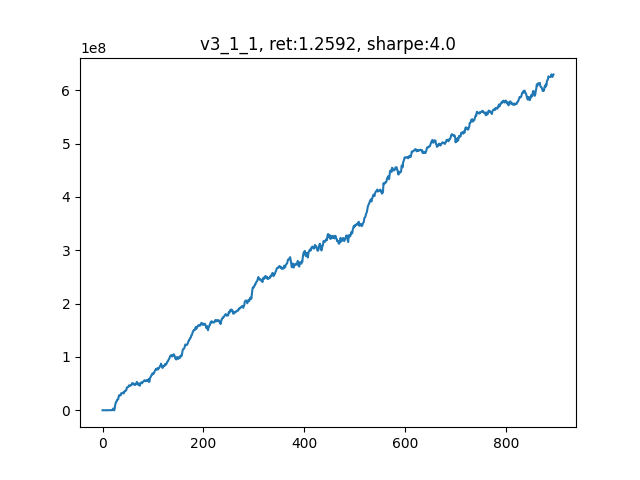

Reproduce this figure in Python.
'''
v_3_1

四因子 + Alpha101，去除相关性>0.3的，剩余8个因子
因子等权重组合
居然没看到，之前一直在用因子正交分解...
'''

from __future__ import print_function
import logging


import os
import time
import numpy as np
import pandas as pd
import matplotlib.pyplot as plt

import scipy.optimize as sco
from sklearn import preprocessing
from sklearn.linear_model import LinearRegression

import threading
import multiprocessing as mp
from concurrent.futures import ProcessPoolExecutor, as_completed


import warnings
warnings.filterwarnings("ignore")



############################ Define our factors ####################################### 

def SixDayRS(data):
    '''
    六日收益率反转
    '''
    t = 6                           # 需要6天的历史数据
    close = data[:, 5]              # 股票N天的close数据    
    # return (-(close[-1]/close[-t] - 1), _index)
    return -(close[-1]/close[-t] - 1)

###############################   Alpha 101   ##############################
def Alpha6(data):
    _open = pd.Series(data[:, 2])                  # 开盘价
    volume = pd.Series(data[:, 6])                 # 股票N天的volume数据
    alpha6 = _open.rolling(window=10).corr(volume) # 需要10天的历史数据
    return -1*alpha6.iloc[-1]


def Alpha9(data):
    close = pd.Series(data[:, 5])
    delta = close.diff(1)
    delta_min = delta.rolling(window=5).min().iloc[-1]
    if delta_min>0:
        return delta.iloc[-1]
    else:
        delta_max = delta.rolling(window=5).max().iloc[-1]
        if delta_max<0:
            return delta.iloc[-1]
        else:
            return -1*delta.iloc[-1]

def Alpha12(data):
    close = data[:, 5]
    amount = data[:, 7]                     # 股票N天的amount数据
    _sign = np.sign(amount[-1]-amount[-2])
    return -1*_sign*(close[-1]-close[-2])

def Alpha23(data):
    high = pd.Series(data[:, 3])
    _mean = high.rolling(10).mean()         # 需要10天数据
    _delta = high.diff(2)
    if _mean.iloc[-1]<high.iloc[-1]:
        return -1*_delta.iloc[-1]
    else:
        return 0

def Alpha51(data):
    close = data[:, 5]                      # 需要20天数据
    condition1 = (close[-20]-close[-10])/10 - (close[-10]-close[-1])/10
    if condition1 < -0.05:
        return 1
    else:
        return -1*(close[-1]-close[-2])

def Alpha53(data):
    high = data[:, 3]
    low = data[:, 4]
    close = data[:, 5]
    x1 = ((close[-1]-low[-1])-(high[-1]-close[-1]))/(close[-1]-low[-1])
    x9 = ((close[-9]-low[-9])-(high[-9]-close[-9]))/(close[-9]-low[-9])

    return -1*(x1-x9)

def Alpha54(data):
    _open = data[:, 2]
    _high = data[:, 3]
    _low = data[:, 4]
    _close = data[:, 5]
    fenzi = -1*(_low[-1]-_close[-1])*(_open[-1]**5)
    fenmu = (_low[-1]-_high[-1])*(_close[-1]**5)
    return fenzi/fenmu

###############################   并行计算因子   ##############################
def each_task(_key, _array):
    '''
    strategy_list = [SixDayRS, Alpha6, Alpha9, 
                     Alpha12, Alpha23,  Alpha51, 
                     Alpha53, Alpha54]
    '''

    factors = []
    
    _array = np.array(_array)
    factors.append(SixDayRS(_array))
    factors.append(Alpha6(_array))
    factors.append(Alpha9(_array))
    factors.append(Alpha12(_array))
    factors.append(Alpha23(_array))
    factors.append(Alpha51(_array))
    factors.append(Alpha53(_array))
    factors.append(Alpha54(_array))
    return (_key, factors)

def mp_task(batch, data):
    res = []
    for _key in batch:
        res.append(each_task(_key, data[_key]))
    return res

def _batch(stock_list):
    num_of_stock = len(stock_list)
    batch_size = num_of_stock // os.cpu_count()
    for i in range(0, num_of_stock, batch_size):
        yield stock_list[i: i+batch_size]

###############################   回归法估计因子权重   ##############################
def factor_regression(factors_record, pct_record, i):
    X = factors_record[-(i+2)]
    X[np.isnan(X)] = 0
    Y = pct_record[-i]
    Y[np.isnan(Y)] = 0
    reg = LinearRegression()
    # print("X", X)
    # print("Y", Y)
    reg.fit(X,Y)   
    factor_weight = list(reg.coef_)
    factor_weight.append(reg.intercept_)
    
    return factor_weight

###############################   有效前沿计算个股权重   ##############################
def Schimidt(factors):    
    R = np.zeros((factors.shape[1], factors.shape[1]))
    Q = np.zeros(factors.shape)
    for k in range(0, factors.shape[1]):
        R[k, k] = np.sqrt(np.dot(factors[:, k], factors[:, k]))
        Q[:, k] = factors[:, k]/R[k, k]
        for j in range(k+1, factors.shape[1]):
            R[k, j] = np.dot(Q[:, k], factors[:, j])
            factors[:, j] = factors[:, j] - R[k, j]*Q[:, k]

    return Q

###############################   有效前沿计算个股权重   ##############################
def portfolio_annualised_performance(weights, mean_returns, cov_matrix):
    returns = np.sum(mean_returns*weights ) *252
    std = np.sqrt(np.dot(weights.T, np.dot(cov_matrix, weights))) * np.sqrt(252)
    return std, returns

def neg_sharpe_ratio(weights, mean_returns, cov_matrix, risk_free_rate):
    p_var, p_ret = portfolio_annualised_performance(weights, mean_returns, cov_matrix)
    return -(p_ret - risk_free_rate) / p_var

def max_sharpe_ratio(mean_returns, cov_matrix, risk_free_rate):
    num_assets = len(mean_returns)
    args = (mean_returns, cov_matrix, risk_free_rate)
    constraints = ({'type': 'eq', 'fun': lambda x: np.sum(x) - 1})
    bound = (0.0,1.0)
    bounds = tuple(bound for asset in range(num_assets))
    result = sco.minimize(neg_sharpe_ratio, num_assets*[1./num_assets,], args=args,
                        method='SLSQP', bounds=bounds, constraints=constraints)
    return result

###############################   计算仓位收益率   ##############################
def calculate_pct(all_data, position, my_sequence):

    # t+2 和 t+1 的价差
    delta = all_data[all_data['Date'] == my_sequence+2]['Close'].values - \
            all_data[all_data['Date'] == my_sequence+1]['Close'].values

    profit = position @ delta
    return profit



# 因子或是回归最多利用过去20天的数据
MAX_NUM_RECORD = 20
num_of_holding = 100
leverage = 1
my_sequence = 0        # 当前日期
cur_capital = 5e8          # 初始资金
fee = 1.5e-4           # 手续费率

data = {}               # 储存一段时间的行情
yesterday_close = []    # 记录昨日收盘价，用于计算当日收益率
pct_record = []         # 记录每日收益率
factors_record = []     # 记录每日因子值
factors_weight = []     # 因子加权权重
capital_record = []     # 记录资金变动

file_name = r"./CONTEST_DATA_TEST_100_1.csv"
all_data = pd.read_csv(file_name, 
                    usecols=[0,1,2,3,4,5,6,7], 
                    names=['Date','Instrument','Open','High','Low','Close','Volume','Amount'])


daily_data = all_data[all_data['Date']==my_sequence].values
num_of_stock = daily_data.shape[0]
stock_list = np.arange(num_of_stock)

print(daily_data.shape)

# 每一支股票单独存在字典里
for i in range(num_of_stock):
    data[i] = []
    data[i].append(daily_data[i])

stock_batch = list(_batch(stock_list))
# print(stock_batch)

total_days = 900
mp.set_start_method('fork')

while(my_sequence<total_days-5):
    my_sequence += 1
    all_factors = [[]] * num_of_stock     # 每个股票的所有因子是一行
    
    start =  time.time()
    capital_record.append(cur_capital-5e8)
    print('current day: {}, current capital: {}......\n'.format(my_sequence, cur_capital))

    daily_data = all_data[all_data['Date']==my_sequence].values
    daily_data = daily_data[:, 0:8]
    today_close = daily_data[:, 5]                    # 当日收盘价
    if len(yesterday_close)>0:                        # 从第二天开始算起
        pct = (today_close - yesterday_close)/yesterday_close
        pct_record.append(pct)

    num_of_stock = daily_data.shape[0]
    stock_list = np.arange(num_of_stock)

    print(daily_data.shape)

    # 每一支股票单独存在字典里
    for i in range(num_of_stock):
        data[i].append(daily_data[i])

    use_time = time.time() - start
    print("Time of 🍦: ", round(use_time,2))

    if len(data[0]) >= 20:

        with ProcessPoolExecutor() as executor:
            futures = [executor.submit(mp_task, batch, data) for batch in stock_batch]
            for future in as_completed(futures):
                factors_batch = future.result()
                for i in range(len(factors_batch)):
                    _key, factors = factors_batch[i]
                    # print(_key, factors)
                    all_factors[_key] = factors

        # print(all_factors)
        print(len(all_factors))                                               # N * K

        use_time = time.time() - start
        print("Time of 🍎: ", round(use_time,2))

        all_factors = np.array(all_factors)
        all_factors[np.isnan(all_factors)] = 0                                # 处理空值
        all_factors[np.isinf(all_factors)] = 0                                # 处理无限值
        all_factors = preprocessing.scale(all_factors)                        # 按列z-score标准化
        # all_factors = Schimidt(all_factors)                                   # Schimidt正交化分解
        # all_factors = np.hstack(([[1]]*num_of_stock, all_factors))            # 每一行最左侧插入[1]
        factors_record.append(all_factors)                                    # T * N * (K)，储存一段时间的因子值，用于计算因子收益率
        num_of_factor = all_factors.shape[1]
        
        if len(factors_weight) == 0:
            final_factors = np.array(all_factors).mean(axis=1)                # 按行平均
        else:
            final_factors = all_factors @ factors_weight
        
        use_time = time.time() - start
        print("Time of 🍌: ", round(use_time,2))

        _rank = np.argsort(np.argsort(final_factors))    # 0-499，多因子等权组合之后的排序值
        _pos = np.array([0]*num_of_stock)
        
        _buy_line = num_of_stock-num_of_holding/2
        _sell_line = num_of_holding/2
        _pos[_rank>=_buy_line] = 1
        _pos[_rank<_sell_line] = -1
        
        position = _pos * cur_capital * leverage / num_of_holding / today_close
        position[np.isnan(position)] = 0
        position = position.astype(int)
        print("len of position: ", len(position))
        # print(position)
        daily_profit = calculate_pct(all_data, position, my_sequence)
        cur_capital += daily_profit
        cur_capital *= (1-fee)          # 扣除手续费

        factors_record_len = len(factors_record)
        if factors_record_len >= 10:
            # column_name = ['date', 'stocknames', 'capital', 'ret', ]
            # 其实只做了8次回归，取平均值
            factors_weight = []
            # for i in range(factors_record_len-2):
            #     factors_tmp = factors_record[-(i+3)]                    # N * K
            #     pct_tmp = pct_record[-(i+1)]                            # N * 1
            #     factors_corr = np.cov(factors_tmp, rowvar=0)
            #     factors_pct_corr = [np.cov(factors_tmp[:, i], pct_tmp)[0,1] for i in range(num_of_factor)]
            #     factors_weight.append(factors_corr @ factors_pct_corr)
            # factors_weight = np.array(factors_weight).mean(axis=0)      # 按列平均
            
            
            # factors_weight = np.array(factors_weight).mean(axis=0)
            # factors_weight /= np.sum(factors_weight)

            # print("factors_weight: ", factors_weight)
            if factors_record_len >= 10: factors_record.pop(0)

        # 删除最老的一天的数据
        if len(data[0]) >= 20:
            for i in range(num_of_stock):
                data[i].pop(0)
        
    # use_time = time.time() - start
    # print("Time of posting position: %s", use_time)
    # time.sleep(0.1)
    
    yesterday_close = today_close

total_return = round(capital_record[-1]/5e8, 4)
daily_pct = pd.Series(capital_record)+5e8
daily_pct = daily_pct.pct_change()
sharpe = daily_pct.mean() / daily_pct.std() * np.sqrt(252)
sharpe = np.round(sharpe)

_name = 'v3_1_1'
plt.figure()
plt.plot(capital_record)
_title = "{}, ret:{}, sharpe:{}".format(_name, total_return, sharpe)
plt.title(_title)
plt.savefig('backtest_{}.png'.format(_name))

# factors_record = np.array(factors_record)[:,:,0]
# pd.DataFrame(factors_record).to_csv('factors_{}.csv'.format(_name))
